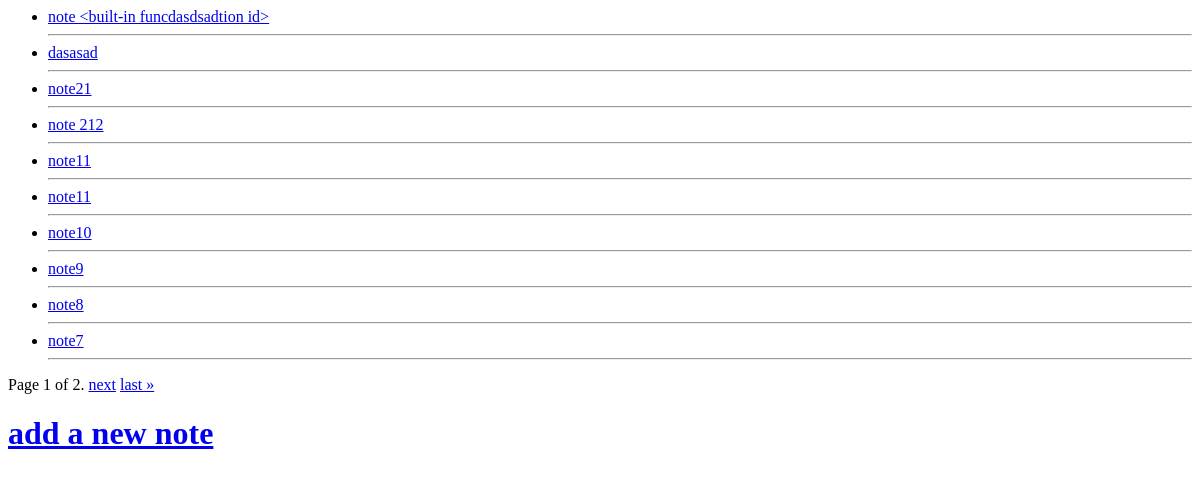
The app's page /note_book/previous_notes, older data.
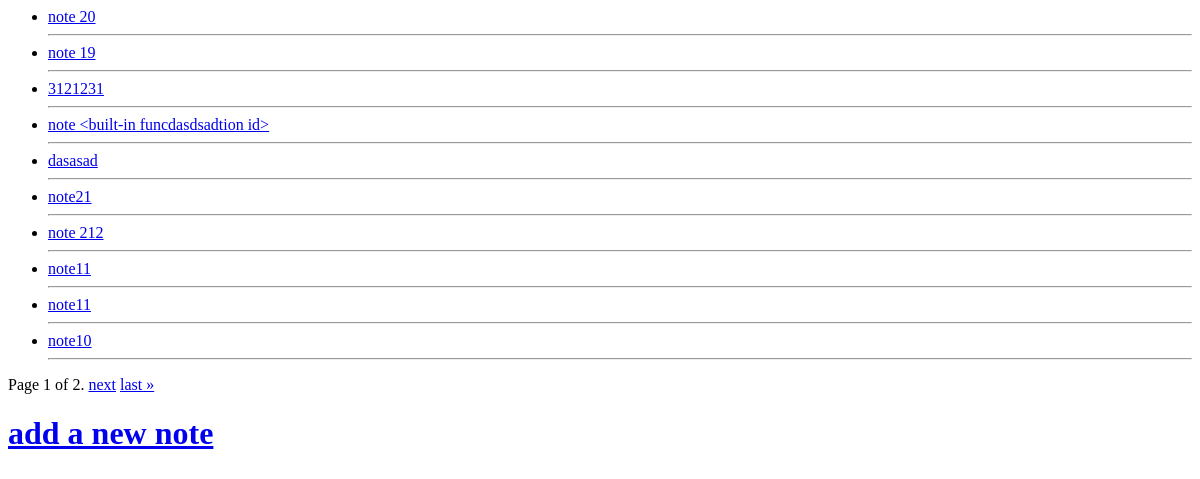
The same page, newer data.
### Note_Book_app/models.py (models this page shows, shortened)
class Note(models.Model):
    name=models.CharField(blank=True) # this is the name field of the model.
    note=models.TextField(verbose_name="write your note here.") #this is the note field of the model.
    Published_at=models.DateTimeField(auto_now_add=True) #this is published_at field of the model that saves the time whenever note is published.
    Update_at=models.DateTimeField(auto_now=True) #this is Upadted_at field of the model that stores the time when the object is updated.

### Note_Book_app/views.py (the view)
# urls.py: path("previous_notes",views.previous_notes_view.as_view(),name='previous_notes'),
class previous_notes_view(ListView):
    template_name="previous_notes.html"
    model= Note
    paginate_by=10
    ordering=['-Published_at']

### Note_Book_app/templates/previous_notes.html (shortened to what this page needs)
<ul>
    {% for object in object_list %}
<li><a href="{% url 'Note_Book_app:note_detail_page' pk=object.id %}">{{ object.name }}</a></li>
    <hr/>
    {% empty %}
    <li>No notes yet.</li>
    {% endfor %}
</ul>
<div class="pagination">
    <span class="step-links">
        <span class="current">
            Page {{ page_obj.number }} of {{ page_obj.paginator.num_pages }}.
        </span>
        {% if page_obj.has_next %}
            <a href="?page={{ page_obj.next_page_number }}">next</a>
            <a href="?page={{ page_obj.paginator.num_pages }}">last &raquo;</a>
        {% endif %}
    </span>
</div>
<h1><a href="{% url 'Note_Book_app:new_note' %}">add a new note</a></h1>

Row changes from the older to the newer data that the page shows:
no longer on this page (row unchanged): Note: name "note9"
no longer on this page (row unchanged): Note: name "note8"
no longer on this page (row unchanged): Note: name "note7"
added Note: name "note 20"
added Note: name "note 19"
added Note: name "3121231"
